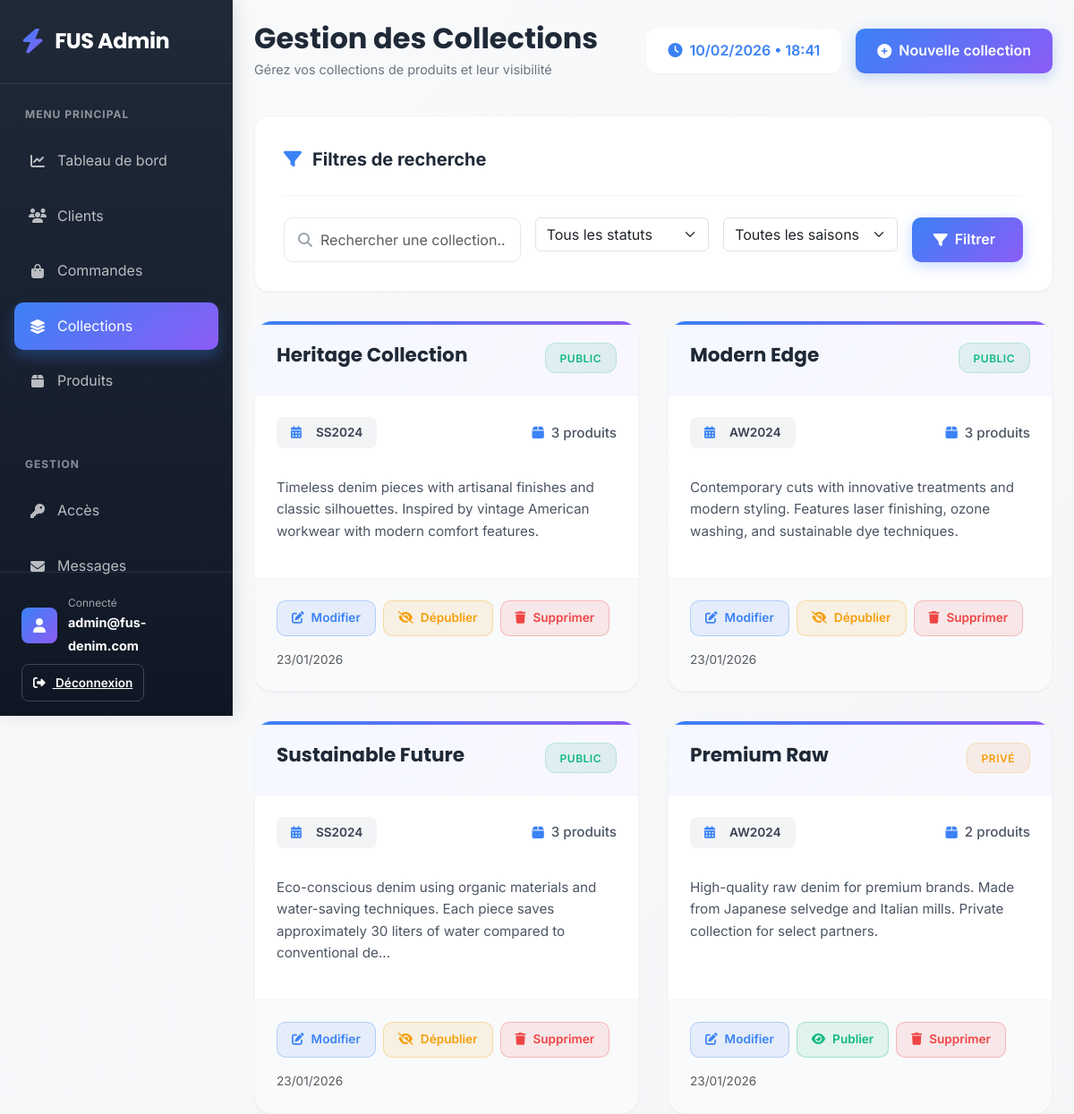
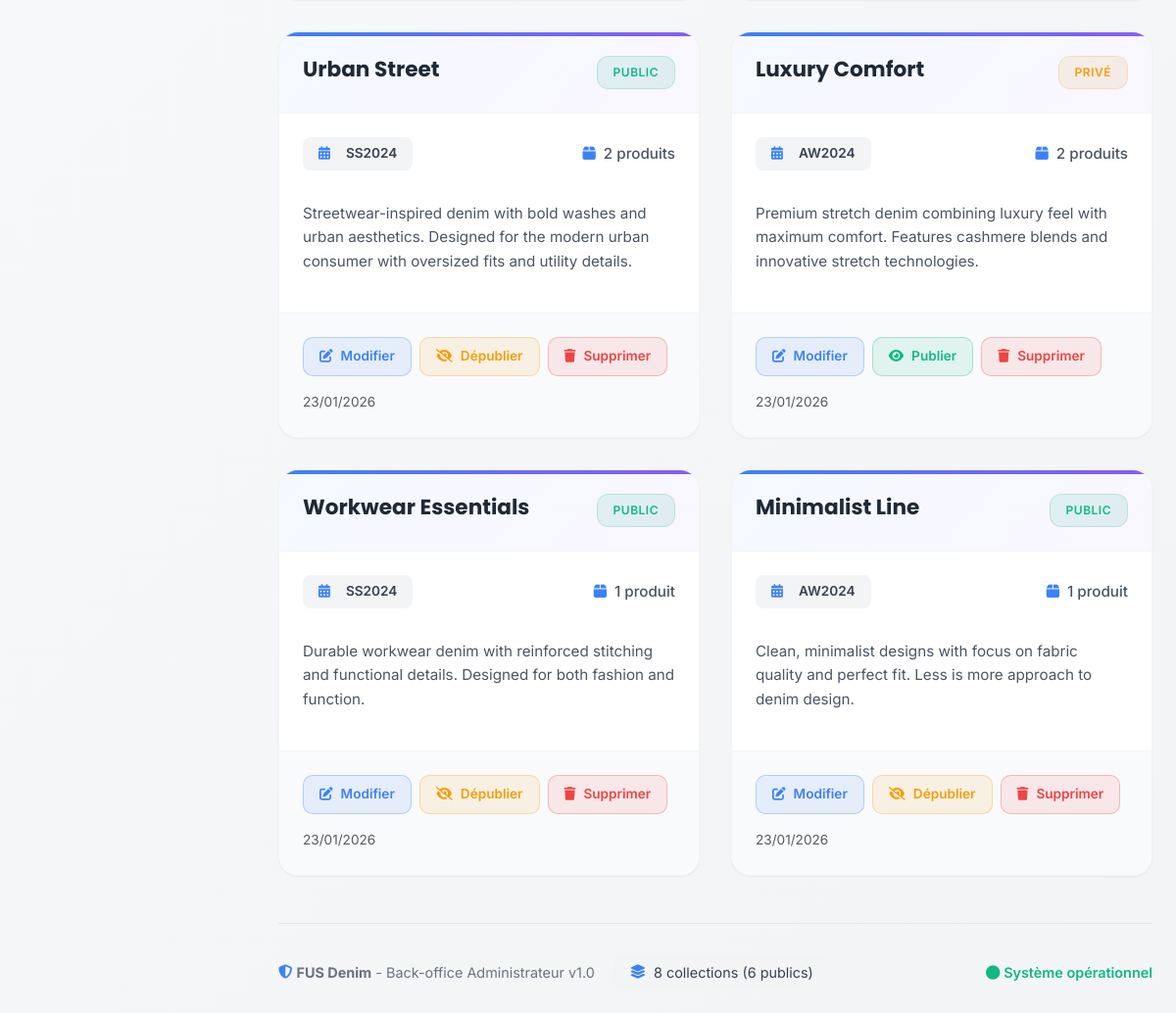
Page /collection.php (signed in) on the committed database (2 pictures, top to bottom).
### tables this page shows
CREATE TABLE IF NOT EXISTS collections (
    id INT PRIMARY KEY AUTO_INCREMENT,
    name VARCHAR(255),
    season VARCHAR(100),
    description TEXT,
    is_public BOOLEAN DEFAULT FALSE,
    created_at TIMESTAMP DEFAULT CURRENT_TIMESTAMP,
    INDEX idx_public (is_public),
    INDEX idx_season (season)
);

### collection.php (the view, shortened to what this page needs)
<?php
$database = new Database();
$conn = $database->getConnection();
$search = isset($_GET['search']) ? $_GET['search'] : '';
$status_filter = isset($_GET['status']) ? $_GET['status'] : '';
$season_filter = isset($_GET['season']) ? $_GET['season'] : '';
$query = "
    SELECT c.*, COUNT(p.id) as product_count
    FROM collections c
    LEFT JOIN products p ON c.id = p.collection_id
    WHERE 1=1
";
$params = [];
$types = '';
$query .= " GROUP BY c.id ORDER BY c.created_at DESC";
if ($params) {
    $stmt = $conn->prepare($query);
    $stmt->bind_param($types, ...$params);
    $stmt->execute();
    $result = $stmt->get_result();
} else {
    $result = $conn->query($query);
}
$collections = [];
if ($result) {
    while($row = $result->fetch_assoc()) {
        $collections[] = $row;
    }
}
?>
<!DOCTYPE html>
<html lang="fr">
<head>
    <link href="https://cdn.jsdelivr.net/npm/bootstrap@5.3.0-alpha1/dist/css/bootstrap.min.css" rel="stylesheet">
    <link rel="stylesheet" href="https://cdnjs.cloudflare.com/ajax/libs/font-awesome/6.4.0/css/all.min.css">
</head>
<body>
    <div class="sidebar">
        <div class="logo">
            <i class="fas fa-bolt"></i>
            <h2>FUS Admin</h2>
        </div>
        <div class="nav-section">
            <div class="nav-label">Menu Principal</div>
            <a href="dashboard.php" class="nav-item">
                <i class="fas fa-chart-line"></i>
                <span>Tableau de bord</span>
            </a>
            <a href="clients.php" class="nav-item">
                <i class="fas fa-users"></i>
                <span>Clients</span>
            </a>
            <a href="order.php" class="nav-item">
                <i class="fas fa-shopping-bag"></i>
                <span>Commandes</span>
            </a>
            <a href="collection.php" class="nav-item active">
                <i class="fas fa-layer-group"></i>
                <span>Collections</span>
            </a>
            <a href="products.php" class="nav-item">
                <i class="fas fa-box"></i>
                <span>Produits</span>
            </a>
        </div>
        <div class="nav-section">
            <div class="nav-label">Gestion</div>
            <a href="access_requests.php" class="nav-item">
                <i class="fas fa-key"></i>
                <span>Accès</span>
            </a>
            <a href="messages.php" class="nav-item">
                <i class="fas fa-envelope"></i>
                <span>Messages</span>
            </a>
        </div>
        <div class="sidebar-user">
            <div class="user-card">
                <div class="user-avatar">
                    <i class="fas fa-user"></i>
                </div>
                <div class="user-info">
                    <small>Connecté</small>
                    <strong><?php echo htmlspecialchars(substr($_SESSION['user_email'], 0, 20)); ?></strong>
                </div>
            </div>
            <a href="login.php" class="logout-btn">
                <i class="fas fa-sign-out-alt me-2"></i> Déconnexion
            </a>
        </div>
    </div>
    <div class="main-content">
        <div class="header">
            <div class="header-title">
                <h1>Gestion des Collections</h1>
                <p>Gérez vos collections de produits et leur visibilité</p>
            </div>
            <div class="header-actions">
                <div class="time-display">
                </div>
                <a href="collection_create.php" class="btn-modern">
                    <i class="fas fa-plus-circle"></i> Nouvelle collection
                </a>
            </div>
        </div>
        <div class="card-modern">
            <div class="card-header">
                <div class="card-title">
                    <i class="fas fa-filter"></i> Filtres de recherche
                </div>
            </div>
            <form method="GET" class="row g-3 filter-form">
                <div class="col-md-4">
                    <div class="search-box">
                        <i class="fas fa-search"></i>
                        <input type="text" class="form-control" name="search"
                               placeholder="Rechercher une collection..."
                               value="<?php echo htmlspecialchars($search); ?>">
                    </div>
                </div>
                <div class="col-md-3">
                    <select class="form-select" name="status">
                        <option value="">Tous les statuts</option>
                    </select>
                </div>
                <div class="col-md-3">
                    <select class="form-select" name="season">
                        <option value="">Toutes les saisons</option>
                    </select>
                </div>
                <div class="col-md-2">
                    <button type="submit" class="btn-modern w-100">
                        <i class="fas fa-filter"></i> Filtrer
                    </button>
                </div>
            </form>
        </div>
        <?php if (empty($collections)): ?>
        <div class="empty-state">
            <i class="fas fa-layer-group"></i>
            <h3>Aucune collection trouvée</h3>
            <p>
                <?php if ($search || $status_filter !== '' || $season_filter): ?>
                Essayez de modifier vos critères de recherche pour trouver ce que vous cherchez.
                <?php else: ?>
                Commencez par créer votre première collection de produits.
                <?php endif; ?>
            </p>
            <?php if ($search || $status_filter !== '' || $season_filter): ?>
            <a href="collection.php" class="btn-outline-modern">Voir toutes les collections</a>
            <?php else: ?>
            <a href="collection_create.php" class="btn-modern">
                <i class="fas fa-plus-circle me-2"></i>Créer une collection
            </a>
            <?php endif; ?>
        </div>
        <?php else: ?>
        <div class="collections-grid">
            <?php foreach($collections as $index => $collection): ?>
            <div class="collection-card" style="animation-delay: <?php echo ($index * 0.1) + 0.2; ?>s;">
                <div class="collection-header">
                    <h3 class="collection-title"><?php echo htmlspecialchars($collection['name']); ?></h3>
                    <span class="collection-status <?php echo $collection['is_public'] ? 'status-public' : 'status-private'; ?>">
                        <?php echo $collection['is_public'] ? 'Public' : 'Privé'; ?>
                    </span>
                </div>
                <div class="collection-body">
                    <div class="collection-meta">
                        <span class="season-badge">
                            <i class="fas fa-calendar-alt me-2"></i><?php echo htmlspecialchars($collection['season']); ?>
                        </span>
                        <span class="product-count">
                            <i class="fas fa-box"></i>
                            <?php echo $collection['product_count']; ?> produit<?php echo $collection['product_count'] > 1 ? 's' : ''; ?>
                        </span>
                    </div>
                    <p class="collection-description">
                        <?php echo htmlspecialchars($collection['description'] ? substr($collection['description'], 0, 150) . (strlen($collection['description']) > 150 ? '...' : '') : 'Aucune description'); ?>
                    </p>
                </div>
                <div class="collection-footer">
                    <div class="btn-action-group">
                        <a href="collection_edit.php?id=<?php echo $collection['id']; ?>"
                           class="btn-action btn-edit" title="Modifier">
                            <i class="fas fa-edit"></i>
                            <span class="d-none d-md-inline">Modifier</span>
                        </a>
                        <?php if ($collection['is_public']): ?>
                            <a href="?toggle=private&id=<?php echo $collection['id']; ?>"
                               class="btn-action btn-unpublish"
                               title="Dépublier"
                               onclick="return confirm('Dépublier cette collection ? Elle ne sera plus visible par les clients.')">
                                <i class="fas fa-eye-slash"></i>
                                <span class="d-none d-md-inline">Dépublier</span>
                            </a>
                        <?php else: ?>
                            <a href="?toggle=public&id=<?php echo $collection['id']; ?>"
                               class="btn-action btn-publish"
                               title="Publier"
                               onclick="return confirm('Publier cette collection ? Elle sera visible par les clients.')">
                                <i class="fas fa-eye"></i>
                                <span class="d-none d-md-inline">Publier</span>
                            </a>
                        <?php endif; ?>
                        <button type="button"
                                class="btn-action btn-delete"
                                title="Supprimer"
                                onclick="confirmDelete(<?php echo $collection['id']; ?>)">
                            <i class="fas fa-trash"></i>
                            <span class="d-none d-md-inline">Supprimer</span>
                        </button>
                    </div>
                    <div class="text-muted" style="font-size: 0.85rem;">
                        <?php echo date('d/m/Y', strtotime($collection['created_at'])); ?>
                    </div>
                </div>
            </div>
            <?php endforeach; ?>
        </div>
        <?php endif; ?>
        <div class="footer">
            <div>
                <i class="fas fa-shield-alt" style="color: var(--accent-1);"></i>
                <strong>FUS Denim</strong> - Back-office Administrateur v1.0
                <?php
                $public_count = array_reduce($collections, function($carry, $collection) {
                    return $carry + ($collection['is_public'] ? 1 : 0);
                }, 0);
                ?>
                <span class="stats-badge ms-3">
                    <i class="fas fa-layer-group"></i>
                    <?php echo count($collections); ?> collection<?php echo count($collections) > 1 ? 's' : ''; ?>
                    (<?php echo $public_count; ?> public<?php echo $public_count > 1 ? 's' : ''; ?>)
                </span>
            </div>
            <div>
                <span class="system-status">
                    <i class="fas fa-circle"></i> Système opérationnel
                </span>
            </div>
        </div>
    </div>
</body>
</html>

### rows in the picture
collections: name "Heritage Collection", is_public "PUBLIC", season "SS2024", product_count "3", description "Timeless denim pieces with artisanal finishes and classic silhouettes. Inspired by vintage American workwear with modern comfort features.", created_at "23/01/2026"
collections: name "Modern Edge", is_public "PUBLIC", season "AW2024", product_count "3", description "Contemporary cuts with innovative treatments and modern styling. Features laser finishing, ozone washing, and sustainable dye techniques.", created_at "23/01/2026"
collections: name "Sustainable Future", is_public "PUBLIC", season "SS2024", product_count "3", description "Eco-conscious denim using organic materials and water-saving techniques. Each piece saves approximately 30 liters of water compared to conventional de...", created_at "23/01/2026"
collections: name "Premium Raw", is_public "PRIVÉ", season "AW2024", product_count "2", description "High-quality raw denim for premium brands. Made from Japanese selvedge and Italian mills. Private collection for select partners.", created_at "23/01/2026"
collections: name "Urban Street", is_public "PUBLIC", season "SS2024", product_count "2", description "Streetwear-inspired denim with bold washes and urban aesthetics. Designed for the modern urban consumer with oversized fits and utility details.", created_at "23/01/2026"
collections: name "Luxury Comfort", is_public "PRIVÉ", season "AW2024", product_count "2", description "Premium stretch denim combining luxury feel with maximum comfort. Features cashmere blends and innovative stretch technologies.", created_at "23/01/2026"
collections: name "Workwear Essentials", is_public "PUBLIC", season "SS2024", product_count "1", description "Durable workwear denim with reinforced stitching and functional details. Designed for both fashion and function.", created_at "23/01/2026"
collections: name "Minimalist Line", is_public "PUBLIC", season "AW2024", product_count "1", description "Clean, minimalist designs with focus on fabric quality and perfect fit. Less is more approach to denim design.", created_at "23/01/2026"

### other values in the picture
substr($_SESSION['user_email'], 0, 20) "admin@fus-denim.com"
count($collections) "8"
$public_count "6"
